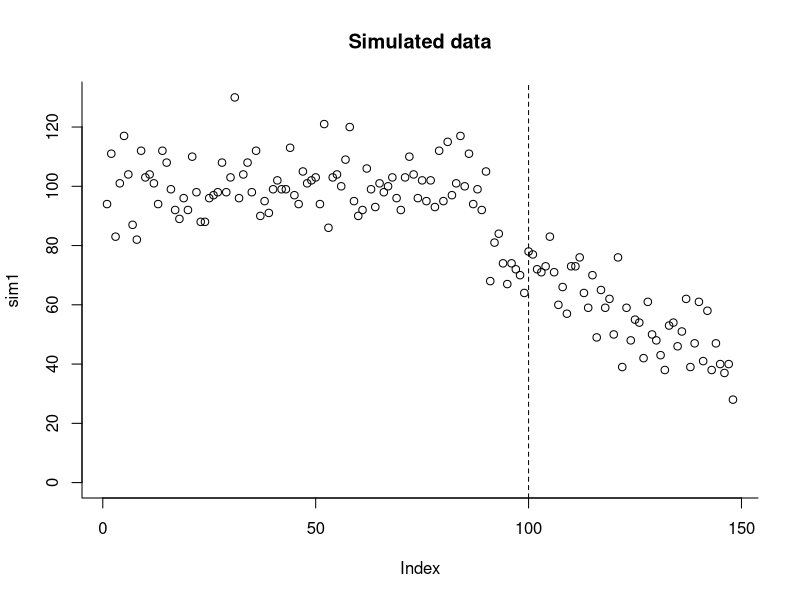
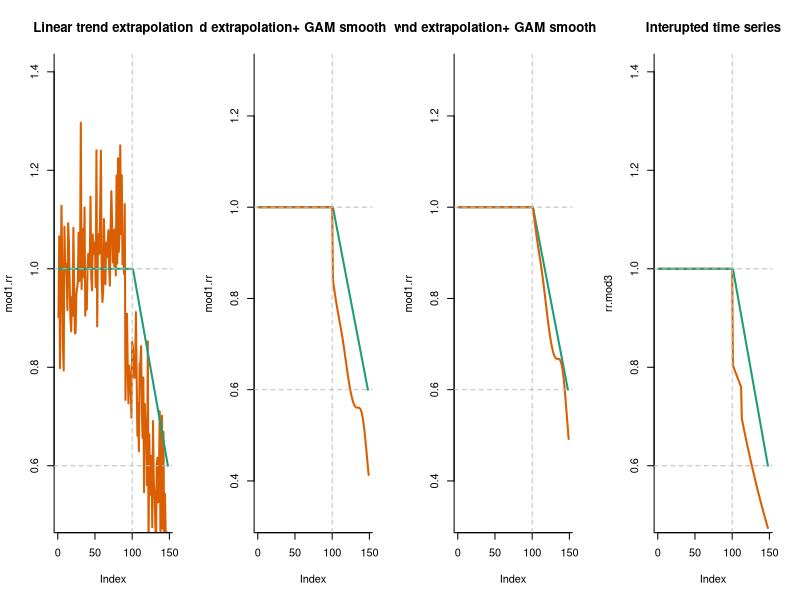

Generate these figures, in order, with R:
## ---- chunk 1
knitr::opts_chunk$set(echo = TRUE)
## ---- chunk 2
set.seed(123)
post.eff.rr=seq.int(from=1, to=0.6, length.out=48 )
sim1<- c(rpois(n=90, lambda=100), rpois(n=10, lambda=70), rpois(n=48, lambda=70*post.eff.rr))
plot(sim1, ylim=c(0,max(sim1)), bty='l', bty='l')
abline(v=100, lty=2)
title('Simulated data')
## ---- chunk 3
sim1.pre<-sim1
sim1.pre[101:length(sim1)]<-NA
time<-1:length(sim1)
ds1<-cbind.data.frame(sim1.pre,sim1, time)
mod1<-glm(sim1.pre~time, family='poisson', data=ds1)
mod1.pred<-exp(predict(mod1, newdata=ds1))
mod1.rr<-sim1/mod1.pred
# plot(mod1.rr)  #ESTIMATE DECLINE
# points(c(rep(1,times=100),post.eff.rr), type='l', col='#1b9e77') ##TRUE decline
# abline(h=1, v=100, col='gray', lty=2)
# abline(h=0.6, col='gray', lty=2)
## ---- chunk 4
library(mgcv)
mod1.rr.post<-mod1.rr[100:length(sim1)] #include last pre-vax time point
ds2<-cbind.data.frame(log(mod1.rr.post), (1:length(mod1.rr.post)-1))
names(ds2)<-c('log.rr','time')
mod2<-gam( log.rr~s(time), data=ds2)
pred.mod2<-exp(predict(mod2))
intercept.mod2<- log(pred.mod2[1])
pred.mod2.unbias<-exp(predict(mod2) - intercept.mod2 )
# plot(mod1.rr)  #ESTIMATE DECLINE
# points(c(rep(1,times=100),post.eff.rr), type='l', col='#1b9e77') ##TRUE decline
# points(c(rep(1,times=100),pred.mod2), type='l', col='blue') ##MODEL ESTIMATED decline
# points(c(rep(1,times=100),pred.mod2.unbias), type='l', col='#d95f02') ##MODEL ESTIMATED decline--with interept set to 1
# abline(h=1, v=100, col='gray', lty=2)
# abline(h=0.6, col='gray', lty=2)
## ---- chunk 5
post.period<-rep(0, length(sim1))
post.period[101:112]<-1
post.period[113:length(sim1)]<-2
post.period<-as.factor(post.period)
time.all<-1:length(sim1)
ds3<-cbind.data.frame(sim1, post.period, time.all)
mod3<-glm(sim1~ post.period*time.all, family='poisson')
mod3.fit<-exp(predict(mod3, newdata=ds3))
# plot(sim1)
# points(mod3.fit, type='l', col='blue')
coef.mod3<-coef(mod3)
counter.fact<- exp(coef.mod3['(Intercept)'] + time.all*coef.mod3['time.all'] )
rr.mod3<- mod3.fit/ counter.fact
# plot(rr.mod3, type='l', col='#d95f02')  #stimate decline
# points(c(rep(1,times=100),post.eff.rr), type='l', col='#1b9e77') ##TRUE decline

## ---- chunk 6
#Compare the 3 methods 

par(mfrow=c(1,4))
plot(mod1.rr, ylim=c(0.5,1.4),bty='l', type='l', col='#d95f02', lwd=2)  #ESTIMATE DECLINE
points(c(rep(1,times=100),post.eff.rr), type='l', col='#1b9e77', bty='l', lwd=2) ##TRUE decline
abline(h=1, v=100, col='gray', lty=2)
abline(h=0.6, col='gray', lty=2)
title("Linear trend extrapolation")

plot(mod1.rr, col='white',bty='l')  #ESTIMATE DECLINE
points(c(rep(1,times=100),post.eff.rr), type='l', col='#1b9e77',  ylim=c(0.5,1.4), lwd=2) ##TRUE decline
points(c(rep(1,times=100),pred.mod2), type='l', col='#d95f02', lty=1, lwd=2) ##MODEL ESTIMATED decline
abline(h=1, v=100, col='gray', lty=2)
abline(h=0.6, col='gray', lty=2)
title("2 stage: linear trend extrapolation+ GAM smooth  without bias adjustment")

plot(mod1.rr, col='white',bty='l')  #ESTIMATE DECLINE
points(c(rep(1,times=100),post.eff.rr), type='l', col='#1b9e77',  ylim=c(0.5,1.4), lwd=2) ##TRUE decline
points(c(rep(1,times=100),pred.mod2.unbias), type='l', col='#d95f02', lwd=2) ##MODEL ESTIMATED decline--with interept set to 1
abline(h=1, v=100, col='gray', lty=2)
abline(h=0.6, col='gray', lty=2)
title("2 stage: linear trend extrapolation+ GAM smooth  with bias adjustment")

plot(rr.mod3, type='l', col='#d95f02', bty='l', ylim=c(0.5,1.4), lwd=2)  #Estimate decline
points(c(rep(1,times=100),post.eff.rr), type='l', col='#1b9e77', lwd=2) ##TRUE decline
abline(h=1, v=100, col='gray', lty=2)
abline(h=0.6, col='gray', lty=2)
title("Interupted time series")
